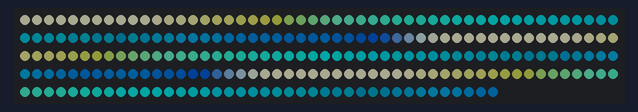
A sketch run on a simulated Arduino Uno, built with avr-gcc and run on an emulated ATmega328P. On the bench: 240 RGB LEDs in strip order, left to right, continuing on the next row. Dim RGB values are drawn brighter than linear.

Above: at 3.18 s.
At 7.62 s:
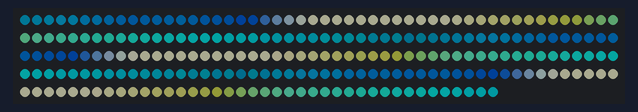
At 11.11 s:
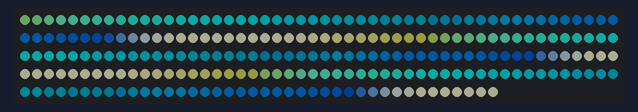
At 19.36 s:
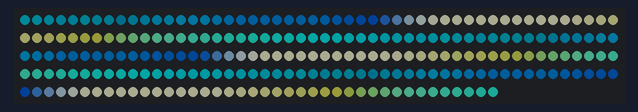
At 29.2 s:
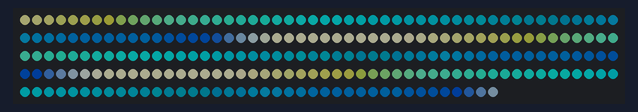
At 39.67 s:
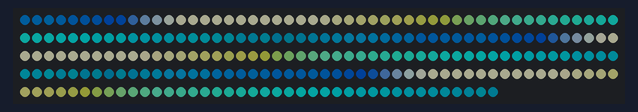

The sketch:

beachSkyPalletMicro.ino
```cpp
#include <FastLED.h>

#define LED_PIN     3
#define NUM_LEDS    240
#define BRIGHTNESS  64
#define LED_TYPE    WS2812B
#define COLOR_ORDER GRB
CRGB leds[NUM_LEDS];

#define UPDATES_PER_SECOND 100
DEFINE_GRADIENT_PALETTE( Beach_gp ) {
    0, 255,252,214,
   12, 255,252,214,
   22, 255,252,214,
   26, 190,191,115,
   28, 137,141, 52,
   28, 112,255,205,
   50,  51,246,214,
   71,  17,235,226,
   93,   2,193,199,
  120,   0,156,174,
  133,   1,101,115,
  136,   1, 59, 71,
  136,   7,131,170,
  208,   1, 90,151,
  255,   0, 56,133};

CRGBPalette16 currentPalette = Beach_gp;
#define currentBlending LINEARBLEND

void setup() {
    delay(3000); // power-up safety delay
    FastLED.addLeds<LED_TYPE, LED_PIN, COLOR_ORDER>(leds, NUM_LEDS).setCorrection(TypicalLEDStrip);
    FastLED.setBrightness(BRIGHTNESS);
    FastLED.setMaxPowerInVoltsAndMilliamps(5, 1000);
}


void loop(){
    static uint8_t startIndex = 0;
    startIndex = startIndex + 1; /* motion speed */

    FillLEDsFromPaletteColors( startIndex);

    FastLED.show();
    FastLED.delay(1000 / UPDATES_PER_SECOND);
}

void FillLEDsFromPaletteColors( uint8_t colorIndex) {
    uint8_t brightness = 255;

    for( int i = 0; i < NUM_LEDS; i++) {
        leds[i] = ColorFromPalette( currentPalette, colorIndex, brightness, currentBlending);
        colorIndex += 3;
    }
}
```
